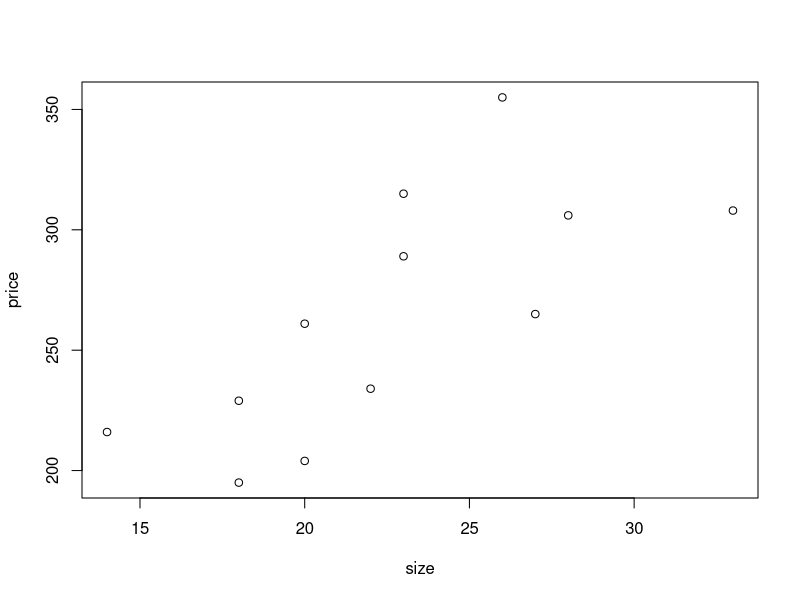

Here is the R script that generated this plot:
####page_no_66###
rm(list=ls())
size<-c(23,18,26,20,22,14,33,28,23,20,27,18)
price<-c(315,229,355,261,234,216,308,306,289,204,265,195)
plot(size,price,type="p")
